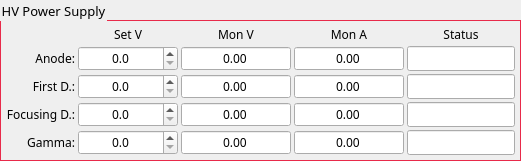
          <widget class="QGroupBox" name="hvPowerSupply_groupBox">
           <property name="sizePolicy">
            <sizepolicy hsizetype="Fixed" vsizetype="Preferred">
             <horstretch>0</horstretch>
             <verstretch>0</verstretch>
            </sizepolicy>
           </property>
           <property name="font">
            <font>
             <family>Lucida Sans Unicode</family>
             <pointsize>10</pointsize>
            </font>
           </property>
           <property name="styleSheet">
            <string notr="true">QGroupBox {
    border:1px solid #E82A4A;
    margin-top: 20px;
}</string>
           </property>
           <property name="title">
            <string>HV Power Supply</string>
           </property>
           <layout class="QGridLayout" name="gridLayout_8">
            <property name="leftMargin">
             <number>5</number>
            </property>
            <property name="topMargin">
             <number>5</number>
            </property>
            <property name="rightMargin">
             <number>5</number>
            </property>
            <property name="bottomMargin">
             <number>5</number>
            </property>
            <property name="spacing">
             <number>3</number>
            </property>
            <item row="0" column="2">
             <widget class="QLabel" name="label_18">
              <property name="font">
               <font>
                <family>Lucida Sans Unicode</family>
                <pointsize>9</pointsize>
               </font>
              </property>
              <property name="text">
               <string>Mon V</string>
              </property>
              <property name="alignment">
               <set>Qt::AlignBottom|Qt::AlignHCenter</set>
              </property>
             </widget>
            </item>
            <item row="1" column="4">
             <widget class="QLineEdit" name="statusAnode_lineEdit">
              <property name="maximumSize">
               <size>
                <width>160</width>
                <height>16777215</height>
               </size>
              </property>
              <property name="font">
               <font>
                <family>Lucida Sans Unicode</family>
                <pointsize>9</pointsize>
               </font>
              </property>
              <property name="alignment">
               <set>Qt::AlignCenter</set>
              </property>
              <property name="readOnly">
               <bool>true</bool>
              </property>
             </widget>
            </item>
            <item row="4" column="0">
             <widget class="QLabel" name="label_41">
              <property name="font">
               <font>
                <family>Lucida Sans Unicode</family>
                <pointsize>9</pointsize>
               </font>
              </property>
              <property name="text">
               <string>Gamma:</string>
              </property>
              <property name="alignment">
               <set>Qt::AlignRight|Qt::AlignTrailing|Qt::AlignVCenter</set>
              </property>
             </widget>
            </item>
            <item row="2" column="2">
             <widget class="QDoubleSpinBox" name="voltFirstD_doubleSpinBox">
              <property name="minimumSize">
               <size>
                <width>110</width>
                <height>0</height>
               </size>
              </property>
              <property name="font">
               <font>
                <family>Lucida Sans Unicode</family>
                <pointsize>9</pointsize>
               </font>
              </property>
              <property name="alignment">
               <set>Qt::AlignCenter</set>
              </property>
              <property name="readOnly">
               <bool>true</bool>
              </property>
              <property name="buttonSymbols">
               <enum>QAbstractSpinBox::NoButtons</enum>
              </property>
              <property name="showGroupSeparator" stdset="0">
               <bool>true</bool>
              </property>
              <property name="maximum">
               <double>10000.000000000000000</double>
              </property>
             </widget>
            </item>
            <item row="2" column="3">
             <widget class="QDoubleSpinBox" name="ampFirstD_doubleSpinBox">
              <property name="minimumSize">
               <size>
                <width>110</width>
                <height>0</height>
               </size>
              </property>
              <property name="font">
               <font>
                <family>Lucida Sans Unicode</family>
                <pointsize>9</pointsize>
               </font>
              </property>
              <property name="alignment">
               <set>Qt::AlignCenter</set>
              </property>
              <property name="readOnly">
               <bool>true</bool>
              </property>
              <property name="buttonSymbols">
               <enum>QAbstractSpinBox::NoButtons</enum>
              </property>
              <property name="showGroupSeparator" stdset="0">
               <bool>true</bool>
              </property>
              <property name="maximum">
               <double>10000.000000000000000</double>
              </property>
             </widget>
            </item>
            <item row="1" column="3">
             <widget class="QDoubleSpinBox" name="ampAnode_doubleSpinBox">
              <property name="minimumSize">
               <size>
                <width>110</width>
                <height>0</height>
               </size>
              </property>
              <property name="font">
               <font>
                <family>Lucida Sans Unicode</family>
                <pointsize>9</pointsize>
               </font>
              </property>
              <property name="alignment">
               <set>Qt::AlignCenter</set>
              </property>
              <property name="readOnly">
               <bool>true</bool>
              </property>
              <property name="buttonSymbols">
               <enum>QAbstractSpinBox::NoButtons</enum>
              </property>
              <property name="showGroupSeparator" stdset="0">
               <bool>true</bool>
              </property>
              <property name="maximum">
               <double>10000.000000000000000</double>
              </property>
             </widget>
            </item>
            <item row="4" column="2">
             <widget class="QDoubleSpinBox" name="voltGamma_doubleSpinBox">
              <property name="minimumSize">
               <size>
                <width>110</width>
                <height>0</height>
               </size>
              </property>
              <property name="font">
               <font>
                <family>Lucida Sans Unicode</family>
                <pointsize>9</pointsize>
               </font>
              </property>
              <property name="alignment">
               <set>Qt::AlignCenter</set>
              </property>
              <property name="readOnly">
               <bool>true</bool>
              </property>
              <property name="buttonSymbols">
               <enum>QAbstractSpinBox::NoButtons</enum>
              </property>
              <property name="showGroupSeparator" stdset="0">
               <bool>true</bool>
              </property>
              <property name="maximum">
               <double>10000.000000000000000</double>
              </property>
             </widget>
            </item>
            <item row="0" column="3">
             <widget class="QLabel" name="label_33">
              <property name="font">
               <font>
                <family>Lucida Sans Unicode</family>
                <pointsize>9</pointsize>
               </font>
              </property>
              <property name="text">
               <string>Mon A</string>
              </property>
              <property name="alignment">
               <set>Qt::AlignBottom|Qt::AlignHCenter</set>
              </property>
             </widget>
            </item>
            <item row="1" column="0">
             <widget class="QLabel" name="label_38">
              <property name="font">
               <font>
                <family>Lucida Sans Unicode</family>
                <pointsize>9</pointsize>
               </font>
              </property>
              <property name="text">
               <string>Anode:</string>
              </property>
              <property name="alignment">
               <set>Qt::AlignRight|Qt::AlignTrailing|Qt::AlignVCenter</set>
              </property>
             </widget>
            </item>
            <item row="3" column="3">
             <widget class="QDoubleSpinBox" name="ampFocusingD_doubleSpinBox">
              <property name="minimumSize">
               <size>
                <width>110</width>
                <height>0</height>
               </size>
              </property>
              <property name="font">
               <font>
                <family>Lucida Sans Unicode</family>
                <pointsize>9</pointsize>
               </font>
              </property>
              <property name="alignment">
               <set>Qt::AlignCenter</set>
              </property>
              <property name="readOnly">
               <bool>true</bool>
              </property>
              <property name="buttonSymbols">
               <enum>QAbstractSpinBox::NoButtons</enum>
              </property>
              <property name="showGroupSeparator" stdset="0">
               <bool>true</bool>
              </property>
              <property name="maximum">
               <double>10000.000000000000000</double>
              </property>
             </widget>
            </item>
            <item row="3" column="4">
             <widget class="QLineEdit" name="statusFocusingD_lineEdit">
              <property name="maximumSize">
               <size>
                <width>160</width>
                <height>16777215</height>
               </size>
              </property>
              <property name="font">
               <font>
                <family>Lucida Sans Unicode</family>
                <pointsize>9</pointsize>
               </font>
              </property>
              <property name="alignment">
               <set>Qt::AlignCenter</set>
              </property>
              <property name="readOnly">
               <bool>true</bool>
              </property>
             </widget>
            </item>
            <item row="0" column="4">
             <widget class="QLabel" name="label_37">
              <property name="font">
               <font>
                <family>Lucida Sans Unicode</family>
                <pointsize>9</pointsize>
               </font>
              </property>
              <property name="text">
               <string>Status</string>
              </property>
              <property name="alignment">
               <set>Qt::AlignBottom|Qt::AlignHCenter</set>
              </property>
             </widget>
            </item>
            <item row="4" column="4">
             <widget class="QLineEdit" name="statusGamma_lineEdit">
              <property name="maximumSize">
               <size>
                <width>160</width>
                <height>16777215</height>
               </size>
              </property>
              <property name="font">
               <font>
                <family>Lucida Sans Unicode</family>
                <pointsize>9</pointsize>
               </font>
              </property>
              <property name="alignment">
               <set>Qt::AlignCenter</set>
              </property>
              <property name="readOnly">
               <bool>true</bool>
              </property>
             </widget>
            </item>
            <item row="3" column="2">
             <widget class="QDoubleSpinBox" name="voltFocusingD_doubleSpinBox">
              <property name="minimumSize">
               <size>
                <width>110</width>
                <height>0</height>
               </size>
              </property>
              <property name="font">
               <font>
                <family>Lucida Sans Unicode</family>
                <pointsize>9</pointsize>
               </font>
              </property>
              <property name="alignment">
               <set>Qt::AlignCenter</set>
              </property>
              <property name="readOnly">
               <bool>true</bool>
              </property>
              <property name="buttonSymbols">
               <enum>QAbstractSpinBox::NoButtons</enum>
              </property>
              <property name="showGroupSeparator" stdset="0">
               <bool>true</bool>
              </property>
              <property name="maximum">
               <double>10000.000000000000000</double>
              </property>
             </widget>
            </item>
            <item row="4" column="3">
             <widget class="QDoubleSpinBox" name="ampGamma_doubleSpinBox">
              <property name="minimumSize">
               <size>
                <width>110</width>
                <height>0</height>
               </size>
              </property>
              <property name="font">
               <font>
                <family>Lucida Sans Unicode</family>
                <pointsize>9</pointsize>
               </font>
              </property>
              <property name="alignment">
               <set>Qt::AlignCenter</set>
              </property>
              <property name="readOnly">
               <bool>true</bool>
              </property>
              <property name="buttonSymbols">
               <enum>QAbstractSpinBox::NoButtons</enum>
              </property>
              <property name="showGroupSeparator" stdset="0">
               <bool>true</bool>
              </property>
              <property name="maximum">
               <double>10000.000000000000000</double>
              </property>
             </widget>
            </item>
            <item row="3" column="0">
             <widget class="QLabel" name="label_40">
              <property name="font">
               <font>
                <family>Lucida Sans Unicode</family>
                <pointsize>9</pointsize>
               </font>
              </property>
              <property name="text">
               <string>Focusing D.:</string>
              </property>
              <property name="alignment">
               <set>Qt::AlignRight|Qt::AlignTrailing|Qt::AlignVCenter</set>
              </property>
             </widget>
            </item>
            <item row="2" column="0">
             <widget class="QLabel" name="label_39">
              <property name="font">
               <font>
                <family>Lucida Sans Unicode</family>
                <pointsize>9</pointsize>
               </font>
              </property>
              <property name="text">
               <string>First D.:</string>
              </property>
              <property name="alignment">
               <set>Qt::AlignRight|Qt::AlignTrailing|Qt::AlignVCenter</set>
              </property>
             </widget>
            </item>
            <item row="2" column="4">
             <widget class="QLineEdit" name="statusFirstD_lineEdit">
              <property name="maximumSize">
               <size>
                <width>160</width>
                <height>16777215</height>
               </size>
              </property>
              <property name="font">
               <font>
                <family>Lucida Sans Unicode</family>
                <pointsize>9</pointsize>
               </font>
              </property>
              <property name="alignment">
               <set>Qt::AlignCenter</set>
              </property>
              <property name="readOnly">
               <bool>true</bool>
              </property>
             </widget>
            </item>
            <item row="1" column="2">
             <widget class="QDoubleSpinBox" name="voltAnode_doubleSpinBox">
              <property name="minimumSize">
               <size>
                <width>110</width>
                <height>0</height>
               </size>
              </property>
              <property name="font">
               <font>
                <family>Lucida Sans Unicode</family>
                <pointsize>9</pointsize>
               </font>
              </property>
              <property name="alignment">
               <set>Qt::AlignCenter</set>
              </property>
              <property name="readOnly">
               <bool>true</bool>
              </property>
              <property name="buttonSymbols">
               <enum>QAbstractSpinBox::NoButtons</enum>
              </property>
              <property name="showGroupSeparator" stdset="0">
               <bool>true</bool>
              </property>
              <property name="maximum">
               <double>10000.000000000000000</double>
              </property>
             </widget>
            </item>
            <item row="1" column="1">
             <widget class="QDoubleSpinBox" name="anodeBeta_doubleSpinBox">
              <property name="minimumSize">
               <size>
                <width>100</width>
                <height>0</height>
               </size>
              </property>
              <property name="maximumSize">
               <size>
                <width>100</width>
                <height>16777215</height>
               </size>
              </property>
              <property name="font">
               <font>
                <family>Lucida Sans Unicode</family>
                <pointsize>9</pointsize>
               </font>
              </property>
              <property name="alignment">
               <set>Qt::AlignCenter</set>
              </property>
              <property name="readOnly">
               <bool>false</bool>
              </property>
              <property name="buttonSymbols">
               <enum>QAbstractSpinBox::UpDownArrows</enum>
              </property>
              <property name="showGroupSeparator" stdset="0">
               <bool>true</bool>
              </property>
              <property name="decimals">
               <number>1</number>
              </property>
              <property name="maximum">
               <double>8000.000000000000000</double>
              </property>
              <property name="singleStep">
               <double>50.000000000000000</double>
              </property>
             </widget>
            </item>
            <item row="0" column="1">
             <widget class="QLabel" name="label_19">
              <property name="font">
               <font>
                <family>Lucida Sans Unicode</family>
                <pointsize>9</pointsize>
               </font>
              </property>
              <property name="text">
               <string>Set V</string>
              </property>
              <property name="alignment">
               <set>Qt::AlignBottom|Qt::AlignHCenter</set>
              </property>
             </widget>
            </item>
            <item row="2" column="1">
             <widget class="QDoubleSpinBox" name="firstDynodeBeta_doubleSpinBox">
              <property name="minimumSize">
               <size>
                <width>100</width>
                <height>0</height>
               </size>
              </property>
              <property name="maximumSize">
               <size>
                <width>100</width>
                <height>16777215</height>
               </size>
              </property>
              <property name="font">
               <font>
                <family>Lucida Sans Unicode</family>
                <pointsize>9</pointsize>
               </font>
              </property>
              <property name="alignment">
               <set>Qt::AlignCenter</set>
              </property>
              <property name="readOnly">
               <bool>false</bool>
              </property>
              <property name="buttonSymbols">
               <enum>QAbstractSpinBox::UpDownArrows</enum>
              </property>
              <property name="showGroupSeparator" stdset="0">
               <bool>true</bool>
              </property>
              <property name="decimals">
               <number>1</number>
              </property>
              <property name="maximum">
               <double>8000.000000000000000</double>
              </property>
              <property name="singleStep">
               <double>50.000000000000000</double>
              </property>
             </widget>
            </item>
            <item row="3" column="1">
             <widget class="QDoubleSpinBox" name="focusingDynodeBeta_doubleSpinBox">
              <property name="minimumSize">
               <size>
                <width>100</width>
                <height>0</height>
               </size>
              </property>
              <property name="maximumSize">
               <size>
                <width>100</width>
                <height>16777215</height>
               </size>
              </property>
              <property name="font">
               <font>
                <family>Lucida Sans Unicode</family>
                <pointsize>9</pointsize>
               </font>
              </property>
              <property name="alignment">
               <set>Qt::AlignCenter</set>
              </property>
              <property name="readOnly">
               <bool>false</bool>
              </property>
              <property name="buttonSymbols">
               <enum>QAbstractSpinBox::UpDownArrows</enum>
              </property>
              <property name="showGroupSeparator" stdset="0">
               <bool>true</bool>
              </property>
              <property name="decimals">
               <number>1</number>
              </property>
              <property name="maximum">
               <double>8000.000000000000000</double>
              </property>
              <property name="singleStep">
               <double>50.000000000000000</double>
              </property>
             </widget>
            </item>
            <item row="4" column="1">
             <widget class="QDoubleSpinBox" name="anodeGamma_doubleSpinBox">
              <property name="minimumSize">
               <size>
                <width>100</width>
                <height>0</height>
               </size>
              </property>
              <property name="maximumSize">
               <size>
                <width>100</width>
                <height>16777215</height>
               </size>
              </property>
              <property name="font">
               <font>
                <family>Lucida Sans Unicode</family>
                <pointsize>9</pointsize>
               </font>
              </property>
              <property name="alignment">
               <set>Qt::AlignCenter</set>
              </property>
              <property name="readOnly">
               <bool>false</bool>
              </property>
              <property name="buttonSymbols">
               <enum>QAbstractSpinBox::UpDownArrows</enum>
              </property>
              <property name="showGroupSeparator" stdset="0">
               <bool>true</bool>
              </property>
              <property name="decimals">
               <number>1</number>
              </property>
              <property name="maximum">
               <double>8000.000000000000000</double>
              </property>
              <property name="singleStep">
               <double>50.000000000000000</double>
              </property>
             </widget>
            </item>
           </layout>
          </widget>
